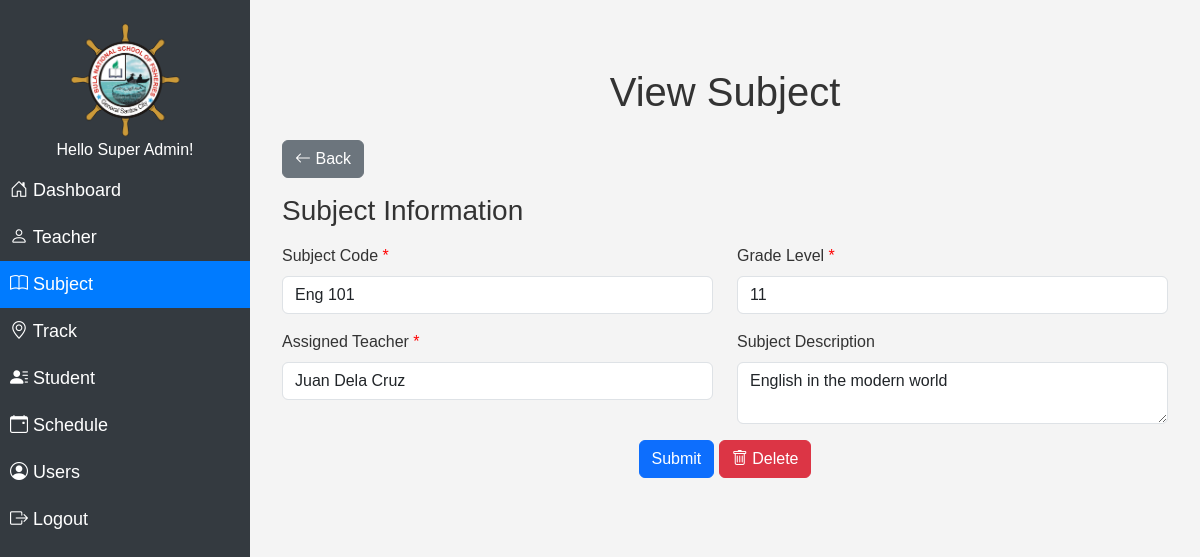
Screenshot of /modules/subject/view.php?id=4&grade=11 (signed in) with the database file from the repository.
### tables this page shows
CREATE TABLE `user` (
  `id` int(11) NOT NULL,
  `name` varchar(100) NOT NULL,
  `username` varchar(255) NOT NULL,
  `password` varchar(255) NOT NULL,
  `role` varchar(100) NOT NULL
);

CREATE TABLE `subject` (
  `id` int(11) NOT NULL,
  `code` varchar(100) NOT NULL,
  `name` varchar(100) NOT NULL,
  `details` varchar(255) NOT NULL,
  `teacher_id` varchar(100) NOT NULL,
  `grade_level` varchar(100) NOT NULL,
  `del_status` varchar(50) NOT NULL
);

### modules/subject/view.php (the view, shortened to what this page needs)
<?php
$grade = $_GET['grade'];
?>
<!DOCTYPE html>
<html lang="en">
<head>
  <link rel="stylesheet" href="../../assets/css/bootstrap5.3.0/bootstrap.min.css">
  <link rel="stylesheet" href="../../assets/css/navbar.css">
  <link rel="stylesheet" href="../../assets/css/styles.css">
</head>
<body>
<?php
$page = 'Subject';
include "../../db_conn.php";
if (isset($_GET['id'])) {
    $id = $_GET['id'];
    $query = mysqli_query($conn, "
    SELECT s.*, CONCAT(t.first_name, ' ', t.last_name) AS teacher_name
    FROM subject s
    LEFT JOIN teacher t ON s.teacher_id = t.id
    WHERE s.del_status != 'deleted'  AND s.id = '$id'
    ORDER BY s.id DESC;
");
    $row = mysqli_fetch_array($query);
    $teachers_query = mysqli_query($conn, "
SELECT id, CONCAT(first_name, ' ', last_name) AS full_name
FROM teacher WHERE del_status != 'deleted'
");
  }
?>
<?php include "../../navbar.php"; ?>
<div class="content" id="content">
    <div class="container my-5">
      <h1 class="text-center mb-4">View Subject</h1>
      <a href="subject.php?grade=<?php echo $grade; ?>" class="btn btn-secondary mb-3">
    <i class="bi bi-arrow-left"></i> Back
  </a>
      <form action="update.php?id=<?php echo $row['id']; ?>" method="POST">
      <div class="row mb-3">
          <h3 class="mb-3">Subject Information</h3>
          <div class="col-md-6">
            <label for="subject_code" class="form-label required">Subject Code</label>
            <input type="text" class="form-control" id="subject_code" name="subject_code" required
            value = "<?php echo $row['code']; ?>">
          </div>
          <div class="col-md-6">
            <label for="grade_level" class="form-label required">Grade Level</label>
            <input type="text" class="form-control" id="grade_level" name="grade_level" required readonly
            value = "<?php echo $row['grade_level']; ?>">
          </div>
        </div>
        <div class="row mb-3">
          <div class="col-md-6">
            <label for="teacher_id" class="form-label required">Assigned Teacher</label>
            <select name="teacher_id" class="form-control" required>
                        <?php while($teacher = mysqli_fetch_assoc($teachers_query)): ?>
                            <option value="<?php echo $teacher['id']; ?>"
                                <?php echo (isset($row['teacher_id']) && $row['teacher_id'] == $teacher['id']) ? 'selected' : ''; ?>>
                                <?php echo $teacher['full_name']; ?>
                            </option>
                        <?php endwhile; ?>
                    </select>
          </div>
          <div class="col-md-6">
            <label for="details" class="form-label">Subject Description</label>
            <textarea type="text" class="form-control" id="details" name="details"
            value = "<?php echo $row['details']; ?>"><?php echo $row['details']; ?></textarea>
          </div>
        </div>
        <div class="text-center">
          <button type="submit" class="btn btn-primary">Submit</button>
          <button type="button" class="btn btn-danger" id="deleteButton">
        <i class="bi bi-trash"></i> Delete
      </button>
        </div>
      </form>
    </div>
  </div>
</body>
</html>

### navbar.php (shortened to what this page needs)
<?php
include "../../db_conn.php";
$nav_id = $_SESSION['id'];
$nav_query = mysqli_query($conn, "SELECT * FROM user where id = '$nav_id'");
$nav_row = mysqli_fetch_array($nav_query);
?>
<link href="https://cdn.jsdelivr.net/npm/bootstrap-icons@1.11.3/font/bootstrap-icons.min.css" rel="stylesheet">
<div class="sidebar" id="sidebar">
<div>
    <img src="../../assets/img/logo.png" alt="Logo" class="logo">
</div>
<h6 class="text-center">Hello <?php echo $nav_row['name']; ?>! </h6>
<a href="../dashboard" class="<?php if ($page == 'Dashboard') {echo 'active';} ?>"><i class="bi bi-house-door"></i> Dashboard</a>
<a href="../teacher" class="<?php if ($page == 'Teacher') {echo 'active';} ?>"><i class="bi bi-person"></i> Teacher</a>
<a href="../subject" class="<?php if ($page == 'Subject') {echo 'active';} ?>"><i class="bi bi-book"></i> Subject</a>
<div class="submenu">
    <a href="../strand" class="<?php if ($page == 'Strand' || $page == 'Strand') {echo 'active';} ?>"><i class="bi bi-geo-alt"></i> Track</a>
</div>
<div class="submenu">
    <a href="../student" class="<?php if ($page == 'Student' || $page == 'Student') {echo 'active';} ?>"><i class="bi bi-person-lines-fill"></i> Student</a>
</div>
<a href="../schedule" class="<?php if ($page == 'Schedule') {echo 'active';} ?>"><i class="bi bi-calendar-event"></i> Schedule</a>
<?php if ($nav_row['role'] == "Super Admin") { ?>
    <a href="../user" class="<?php if ($page == 'User') {echo 'active';} ?>"><i class="bi bi-person-circle"></i> Users</a>
<?php } ?>
<a href="../../logout.php"><i class="bi bi-box-arrow-right"></i> Logout</a>
</div>

### assets/css/navbar.css (style rules this page uses)
.sidebar { height: 100vh; position: fixed; top: 0; left: 0; width: 250px; background-color: #343a40; color: white; padding-top: 20px; transition: width 0.3s ease-in-out; }
.sidebar a { color: white; padding: 10px; text-decoration: none; display: block; font-size: 18px; }
.sidebar a.active { background-color: #007bff; color: white; }
.content { margin-left: 250px; padding: 20px; transition: margin-left 0.3s ease-in-out; }
@media screen and (min-width: 769px) { .sidebar { width: 250px; } }
@media screen and (min-width: 769px) { .content { margin-left: 250px; } }
@media screen and (min-width: 769px) { .logo { width: 120px; height: 120px; margin-left: auto; margin-right: auto; display: block; } }

### assets/css/styles.css (style rules this page uses)
body { font-family: Arial, sans-serif; background-color: #f4f4f4; color: #333; }
.required::after { content: " *"; color: red; }

### rows the page displays
user: name "Super Admin"
subject: subject_code "Eng 101", grade_level "11", teacher_id "Juan Dela Cruz", details "English in the modern world"
